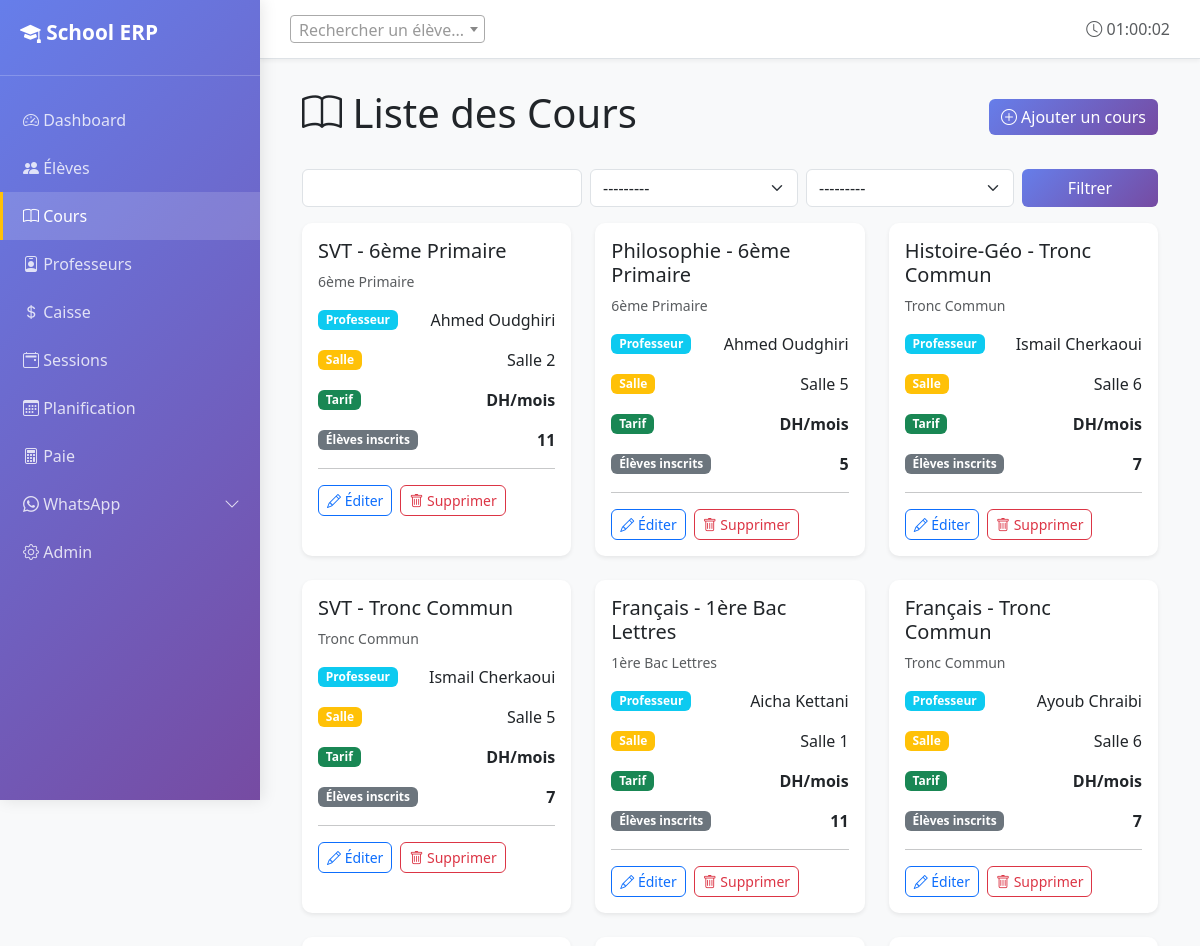
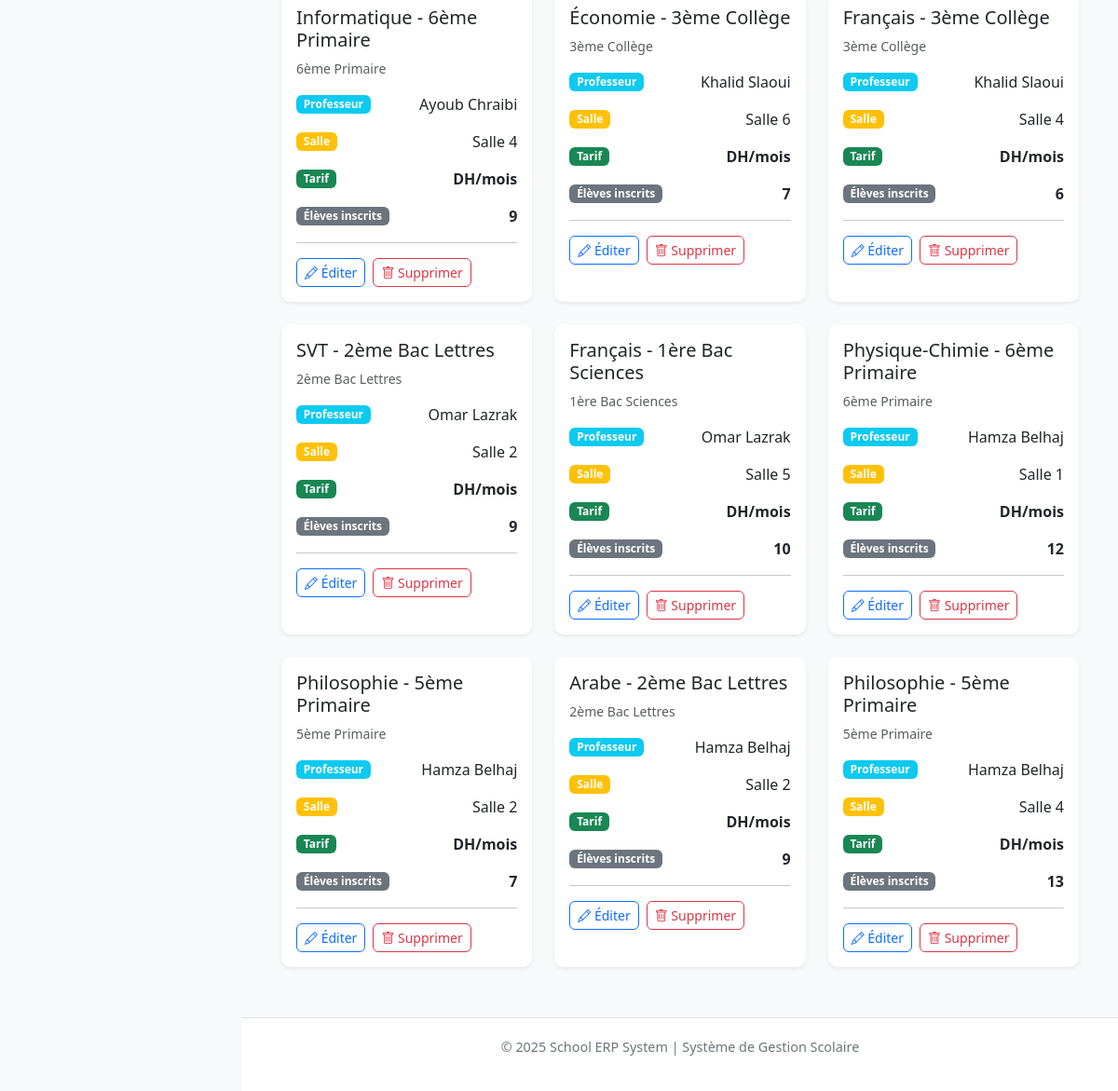
The app's page /courses/ (signed in) with its own data (2 pictures, top to bottom).
### core/models.py (models this page shows, shortened)
class CourseGroup(models.Model):
    DAYS_CHOICES = [
        ('MON', 'Lundi'),
        ('TUE', 'Mardi'),
        ('WED', 'Mercredi'),
        ('THU', 'Jeudi'),
        ('FRI', 'Vendredi'),
        ('SAT', 'Samedi'),
        ('SUN', 'Dimanche'),
    ]
    name = models.CharField(max_length=100, verbose_name="Nom du groupe")
    subject = models.CharField(max_length=100, verbose_name="Matière")
    level = models.CharField(max_length=50, verbose_name="Niveau")
    monthly_price = models.DecimalField(
        max_digits=8,
        decimal_places=2,
        validators=[MinValueValidator(Decimal('0.01'))],
        verbose_name="Prix mensuel (DH)"
    )
    teacher = models.ForeignKey(
        Teacher,
        on_delete=models.PROTECT,
        related_name='course_groups',
        verbose_name="Professeur"
    )
    room = models.ForeignKey(
        Room,
        on_delete=models.PROTECT,
        related_name='course_groups',
        verbose_name="Salle"
    )
    schedule_day = models.CharField(
        max_length=3,
        choices=DAYS_CHOICES,
        verbose_name="Jour"
    )
    start_time = models.TimeField(verbose_name="Heure de début")
    end_time = models.TimeField(verbose_name="Heure de fin")
    is_active = models.BooleanField(default=True, verbose_name="Actif")
    created_at = models.DateTimeField(auto_now_add=True)
    class Meta:
        verbose_name = "Groupe de cours"
        verbose_name_plural = "Groupes de cours"
        ordering = ['schedule_day', 'start_time', 'name']
        unique_together = [['room', 'schedule_day', 'start_time']]

class Teacher(models.Model):
    name = models.CharField(max_length=100, verbose_name="Nom complet")
    phone = models.CharField(max_length=20, verbose_name="Téléphone")
    email = models.EmailField(blank=True, verbose_name="Email")
    hourly_rate = models.DecimalField(
        max_digits=8,
        decimal_places=2,
        validators=[MinValueValidator(Decimal('0.01'))],
        verbose_name="Tarif horaire (DH)"
    )
    is_active = models.BooleanField(default=True, verbose_name="Actif")
    created_at = models.DateTimeField(auto_now_add=True)
    class Meta:
        verbose_name = "Professeur"
        verbose_name_plural = "Professeurs"
        ordering = ['name']
    def __str__(self):
        return f"{self.name} ({self.hourly_rate} DH/h)"

class Room(models.Model):
    name = models.CharField(max_length=50, unique=True, verbose_name="Nom de la salle")
    capacity = models.PositiveIntegerField(
        validators=[MinValueValidator(1)],
        verbose_name="Capacité"
    )
    is_active = models.BooleanField(default=True, verbose_name="Active")
    class Meta:
        verbose_name = "Salle"
        verbose_name_plural = "Salles"
        ordering = ['name']
    def __str__(self):
        return f"{self.name} ({self.capacity} places)"

### core/views.py (the view)
# urls.py: path('courses/', views.courses_list, name='courses_list'),
def courses_list(request):
	from .models import CourseGroup
	courses = CourseGroup.objects.all().select_related('teacher', 'room')
	from django.db.models import Count
	courses = courses.annotate(enrollment_count=Count('enrollment'))
	course_filter = CourseGroupFilter(request.GET, queryset=courses)
	courses = course_filter.qs
	return render(request, 'core/courses_list.html', {'courses': courses, 'filter': course_filter})

### core/templatetags/nav_active.py (called while the page is built)
@register.simple_tag(takes_context=True)
def active_if(context, *names):
    request = context.get("request")
    if not request or not request.resolver_match:
        return ""
    return "active" if request.resolver_match.url_name in names else ""

### templates/core/courses_list.html (shortened to what this page needs)
{% extends 'core/base.html' %}
{% block content %}
<div class="container">
    <div class="d-flex justify-content-between align-items-center mb-4">
        <h1><i class="bi bi-book"></i> Liste des Cours</h1>
        <a href="/admin/core/coursegroup/add/" class="btn btn-primary" target="_blank">
            <i class="bi bi-plus-circle"></i> Ajouter un cours
        </a>
    </div>
    <div class="mb-3">
        <form method="get" class="row g-2">
            <div class="col-md-4">{{ filter.form.name }}</div>
            <div class="col-md-3">{{ filter.form.teacher }}</div>
            <div class="col-md-3">{{ filter.form.room }}</div>
            <div class="col-md-2 d-grid"><button class="btn btn-primary">Filtrer</button></div>
        </form>
    </div>
    {% if courses %}
        <div class="row">
            {% for course in courses %}
                <div class="col-lg-4 col-md-6 mb-4">
                    <div class="card h-100 shadow-sm">
                        <div class="card-body">
                            <h5 class="card-title">{{ course.name }}</h5>
                            <p class="text-muted small mb-3">{{ course.level }}</p>
                            <div class="mb-3">
                                <div class="d-flex justify-content-between align-items-center">
                                    <span class="badge bg-info">Professeur</span>
                                    <span>{{ course.teacher.name }}</span>
                                </div>
                            </div>
                            <div class="mb-3">
                                <div class="d-flex justify-content-between align-items-center">
                                    <span class="badge bg-warning">Salle</span>
                                    <span>{{ course.room.name }}</span>
                                </div>
                            </div>
                            <div class="mb-3">
                                <div class="d-flex justify-content-between align-items-center">
                                    <span class="badge bg-success">Tarif</span>
                                    <strong>{{ course.price_per_month }} DH/mois</strong>
                                </div>
                            </div>
                            <div class="mb-3">
                                <div class="d-flex justify-content-between align-items-center">
                                    <span class="badge bg-secondary">Élèves inscrits</span>
                                    <span><strong>{{ course.enrollment_count }}</strong></span>
                                </div>
                            </div>
                            <hr>
                            <div class="d-flex gap-2">
                                <a href="/admin/core/coursegroup/{{ course.id }}/change/" class="btn btn-sm btn-outline-primary" target="_blank">
                                    <i class="bi bi-pencil"></i> Éditer
                                </a>
                                <a href="/admin/core/coursegroup/{{ course.id }}/delete/" class="btn btn-sm btn-outline-danger" target="_blank">
                                    <i class="bi bi-trash"></i> Supprimer
                                </a>
                            </div>
                        </div>
                    </div>
                </div>
            {% endfor %}
        </div>
    {% endif %}
</div>
{% endblock %}

### templates/core/base.html (style rules this page uses)
:root { --primary-color: #0d6efd; --secondary-color: #6c757d; --success-color: #198754; --danger-color: #dc3545; --warning-color: #ffc107; }
body { display: flex; min-height: 100vh; background-color: #f8f9fa; }
.card { border: none; border-radius: 10px; box-shadow: 0 2px 8px rgba(0,0,0,0.08); transition: transform 0.2s, box-shadow 0.2s; }
.btn { border-radius: 6px; font-weight: 500; transition: all 0.3s; }
.btn-primary { background: linear-gradient(135deg, #667eea 0%, #764ba2 100%); border: none; }

### records on screen
CourseGroup: name "SVT - 6ème Primaire", level "6ème Primaire", teacher.name "Ahmed Oudghiri", room.name "Salle 2", enrollment_count "11"
CourseGroup: name "Philosophie - 6ème Primaire", level "6ème Primaire", teacher.name "Ahmed Oudghiri", room.name "Salle 5", enrollment_count "5"
CourseGroup: name "Histoire-Géo - Tronc Commun", level "Tronc Commun", teacher.name "Ismail Cherkaoui", room.name "Salle 6", enrollment_count "7"
CourseGroup: name "SVT - Tronc Commun", level "Tronc Commun", teacher.name "Ismail Cherkaoui", room.name "Salle 5", enrollment_count "7"
CourseGroup: name "Français - 1ère Bac Lettres", level "1ère Bac Lettres", teacher.name "Aicha Kettani", room.name "Salle 1", enrollment_count "11"
CourseGroup: name "Français - Tronc Commun", level "Tronc Commun", teacher.name "Ayoub Chraibi", room.name "Salle 6", enrollment_count "7"
CourseGroup: name "Informatique - 6ème Primaire", level "6ème Primaire", teacher.name "Ayoub Chraibi", room.name "Salle 4", enrollment_count "9"
CourseGroup: name "Économie - 3ème Collège", level "3ème Collège", teacher.name "Khalid Slaoui", room.name "Salle 6", enrollment_count "7"
CourseGroup: name "Français - 3ème Collège", level "3ème Collège", teacher.name "Khalid Slaoui", room.name "Salle 4", enrollment_count "6"
CourseGroup: name "SVT - 2ème Bac Lettres", level "2ème Bac Lettres", teacher.name "Omar Lazrak", room.name "Salle 2", enrollment_count "9"
CourseGroup: name "Français - 1ère Bac Sciences", level "1ère Bac Sciences", teacher.name "Omar Lazrak", room.name "Salle 5", enrollment_count "10"
CourseGroup: name "Physique-Chimie - 6ème Primaire", level "6ème Primaire", teacher.name "Hamza Belhaj", room.name "Salle 1", enrollment_count "12"
CourseGroup: name "Philosophie - 5ème Primaire", level "5ème Primaire", teacher.name "Hamza Belhaj", room.name "Salle 2", enrollment_count "7"
CourseGroup: name "Arabe - 2ème Bac Lettres", level "2ème Bac Lettres", teacher.name "Hamza Belhaj", room.name "Salle 2", enrollment_count "9"
CourseGroup: name "Philosophie - 5ème Primaire", level "5ème Primaire", teacher.name "Hamza Belhaj", room.name "Salle 4", enrollment_count "13"
